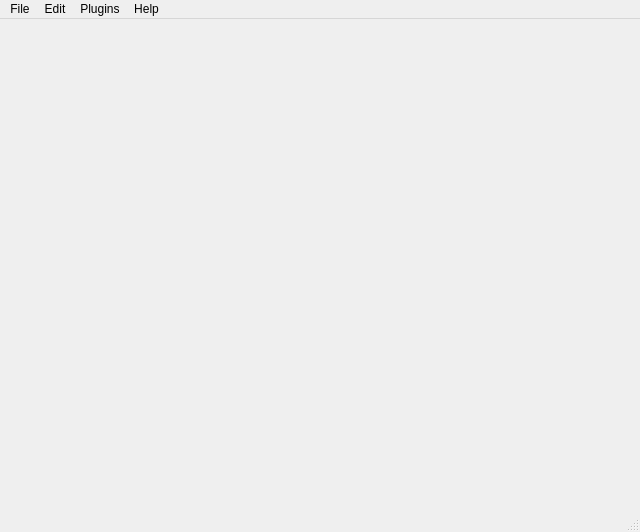
<?xml version="1.0" encoding="UTF-8"?>
<ui version="4.0">
 <class>MLDemosClass</class>
 <widget class="QMainWindow" name="MLDemosClass">
  <property name="geometry">
   <rect>
    <x>0</x>
    <y>0</y>
    <width>640</width>
    <height>532</height>
   </rect>
  </property>
  <property name="sizePolicy">
   <sizepolicy hsizetype="Fixed" vsizetype="Fixed">
    <horstretch>0</horstretch>
    <verstretch>0</verstretch>
   </sizepolicy>
  </property>
  <property name="windowTitle">
   <string>MLDemos</string>
  </property>
  <property name="toolButtonStyle">
   <enum>Qt::ToolButtonIconOnly</enum>
  </property>
  <property name="documentMode">
   <bool>false</bool>
  </property>
  <widget class="QWidget" name="centralWidget">
   <property name="sizePolicy">
    <sizepolicy hsizetype="Expanding" vsizetype="Expanding">
     <horstretch>0</horstretch>
     <verstretch>0</verstretch>
    </sizepolicy>
   </property>
   <widget class="QWidget" name="widget" native="true">
    <property name="geometry">
     <rect>
      <x>0</x>
      <y>10</y>
      <width>640</width>
      <height>480</height>
     </rect>
    </property>
    <property name="sizePolicy">
     <sizepolicy hsizetype="Expanding" vsizetype="Expanding">
      <horstretch>0</horstretch>
      <verstretch>0</verstretch>
     </sizepolicy>
    </property>
   </widget>
  </widget>
  <widget class="QMenuBar" name="menuBar">
   <property name="geometry">
    <rect>
     <x>0</x>
     <y>0</y>
     <width>640</width>
     <height>22</height>
    </rect>
   </property>
   <widget class="QMenu" name="menuFile">
    <property name="title">
     <string>File</string>
    </property>
    <widget class="QMenu" name="menuExport">
     <property name="title">
      <string>Export</string>
     </property>
     <addaction name="actionExportOutput"/>
     <addaction name="actionExportAnimation"/>
    </widget>
    <addaction name="actionNew"/>
    <addaction name="actionLoad"/>
    <addaction name="actionSave"/>
    <addaction name="actionClose"/>
    <addaction name="separator"/>
    <addaction name="menuExport"/>
    <addaction name="separator"/>
    <addaction name="actionExit"/>
   </widget>
   <widget class="QMenu" name="menuData">
    <property name="title">
     <string>Edit</string>
    </property>
    <addaction name="actionUndo"/>
    <addaction name="actionRedo"/>
    <addaction name="separator"/>
    <addaction name="actionClearModel"/>
    <addaction name="actionClearData"/>
   </widget>
   <widget class="QMenu" name="menuPlugins">
    <property name="enabled">
     <bool>true</bool>
    </property>
    <property name="title">
     <string>Plugins</string>
    </property>
    <widget class="QMenu" name="menuInput_Output">
     <property name="title">
      <string>Input / Output</string>
     </property>
    </widget>
    <addaction name="menuInput_Output"/>
    <addaction name="separator"/>
    <addaction name="actionManage_Plugins"/>
   </widget>
   <widget class="QMenu" name="menuHelp">
    <property name="title">
     <string>Help</string>
    </property>
    <addaction name="actionAbout"/>
   </widget>
   <addaction name="menuFile"/>
   <addaction name="menuData"/>
   <addaction name="menuPlugins"/>
   <addaction name="menuHelp"/>
  </widget>
  <widget class="QStatusBar" name="statusBar"/>
  <action name="actionNew">
   <property name="text">
    <string>New</string>
   </property>
  </action>
  <action name="actionExit">
   <property name="text">
    <string>Exit</string>
   </property>
  </action>
  <action name="actionClearData">
   <property name="text">
    <string>Clear Data</string>
   </property>
  </action>
  <action name="actionSave">
   <property name="text">
    <string>Save</string>
   </property>
  </action>
  <action name="actionLoad">
   <property name="text">
    <string>Load</string>
   </property>
  </action>
  <action name="actionClose">
   <property name="text">
    <string>Close</string>
   </property>
  </action>
  <action name="actionClassifiers">
   <property name="checkable">
    <bool>true</bool>
   </property>
   <property name="text">
    <string>Classification</string>
   </property>
  </action>
  <action name="actionRegression">
   <property name="checkable">
    <bool>true</bool>
   </property>
   <property name="text">
    <string>Regression</string>
   </property>
  </action>
  <action name="actionClustering">
   <property name="checkable">
    <bool>true</bool>
   </property>
   <property name="text">
    <string>Clustering</string>
   </property>
  </action>
  <action name="actionDrawSamples">
   <property name="checkable">
    <bool>true</bool>
   </property>
   <property name="text">
    <string>Draw Samples</string>
   </property>
  </action>
  <action name="actionProjections">
   <property name="checkable">
    <bool>true</bool>
   </property>
   <property name="text">
    <string>Projections</string>
   </property>
  </action>
  <action name="actionUndo">
   <property name="text">
    <string>Undo</string>
   </property>
  </action>
  <action name="actionRedo">
   <property name="text">
    <string>Redo</string>
   </property>
  </action>
  <action name="actionDisplayOptions">
   <property name="checkable">
    <bool>true</bool>
   </property>
   <property name="text">
    <string>Display Options</string>
   </property>
  </action>
  <action name="actionClearModel">
   <property name="text">
    <string>Clear Model</string>
   </property>
  </action>
  <action name="actionAbout">
   <property name="text">
    <string>About</string>
   </property>
  </action>
  <action name="actionExportOutput">
   <property name="enabled">
    <bool>false</bool>
   </property>
   <property name="text">
    <string>Output Data</string>
   </property>
   <property name="statusTip">
    <string>Export algorithm output for current samples</string>
   </property>
  </action>
  <action name="actionExportAnimation">
   <property name="enabled">
    <bool>false</bool>
   </property>
   <property name="text">
    <string>Parameter Animation</string>
   </property>
   <property name="statusTip">
    <string>Export image sequence animating selected parameters</string>
   </property>
  </action>
  <action name="actionManage_Plugins">
   <property name="text">
    <string>Manage Plugins</string>
   </property>
  </action>
  <action name="actionAsd">
   <property name="text">
    <string>none</string>
   </property>
  </action>
 </widget>
 <layoutdefault spacing="6" margin="11"/>
 <resources/>
 <connections/>
</ui>
